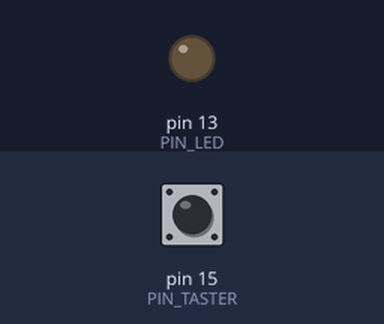
This sketch was run on a simulated Arduino Uno, built with avr-gcc and run on an emulated ATmega328P. Parts: output pins drawn as LEDs (lit = HIGH). The test bench sets the inputs (shaded band); at power-on: pin 15 (PIN_TASTER) HIGH.

Above: at 1.2 s.
1.3 s: pin 15 (PIN_TASTER) pulled LOW for 0.15 s
At 1.37 s:
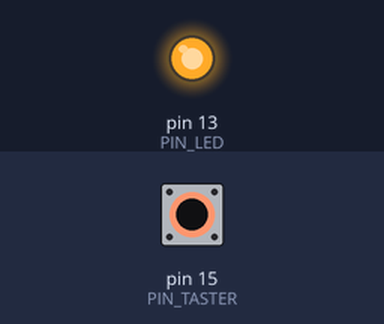
2.9 s: pin 15 (PIN_TASTER) pulled LOW for 3.2 s
At 6.5 s:
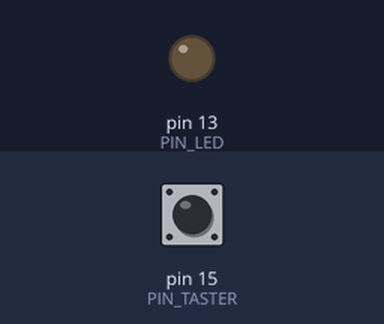
Timing chart, 0 to 8.0 s (numbered marks = the images above; inputs shaded):
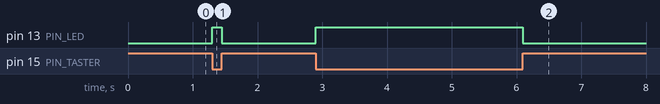

Measured:
- after the input at 1.3 s, pin 13 (PIN_LED): LOW → HIGH at once, → LOW 0.15 s later
- after the input at 2.9 s, pin 13 (PIN_LED): LOW → HIGH at once, → LOW 3.2 s later

The sketch:

hello_led_v2.ino
```cpp
constexpr byte PIN_LED = 13;
constexpr byte PIN_TASTER = 15;

void setup() {

  pinMode(PIN_LED, OUTPUT);

  // aktiviert internen Widerstand; Neutralzustand => HIGH
  pinMode(PIN_TASTER, INPUT_PULLUP);
}

void loop() {

  // Einlesen des Pin-Zustands in eine Variable tState
  // kein Kontakt: HIGH (s.o.), Kontakt: LOW
  int tState = digitalRead(PIN_TASTER);

  int ledState = LOW;
  if (tState == LOW) {
    ledState = HIGH;
  }
  digitalWrite(PIN_LED, ledState);

}
```
